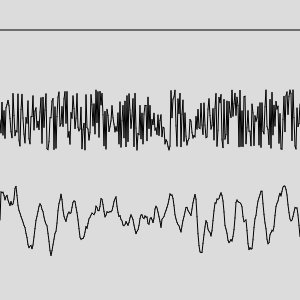
Frame 1 (no input)
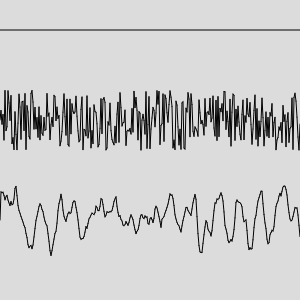
Frame 60 (no input)
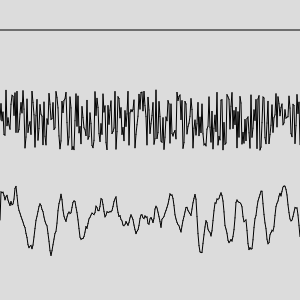
Frame 120 (the mouse pressed at the canvas centre since frame 60)

The p5.js sketch that drew these frames (run headless with seeded random() and noise() and a simulated clock; from frame 60 on, the mouse is pressed at the canvas centre):

// p5.js sketch
// ── sketch.js
function setup()
{
  createCanvas(300, 300);
  /*background(220);

  drawOneLine(30);
  drawRandomLine(120);
  drawNoiseLine(220);
  */
}

function draw() {
  background(220);

  drawOneLine(30);
  drawRandomLine(120);
  drawNoiseLine(220);
}


// ######################## lines
function drawOneLine(y) {
  line(0, y, width, y);
}

function drawRandomLine(y) {
  var base = prev_y = y;
  for (var i = 0; i < width; i++) {
    y = base + random(-30, 30);
    line(i, prev_y, i+1, y);
    prev_y = y;
  }
}

function drawNoiseLine(y) {
  var base = prev_y = y;
  var t = 100;
  for (var i = 0; i < width; i++) {
    y = base/2 * noise(t) + base/4*3;
    line(i, prev_y, i+1, y);
    prev_y = y;
    t = t + 0.1;
  }
}
